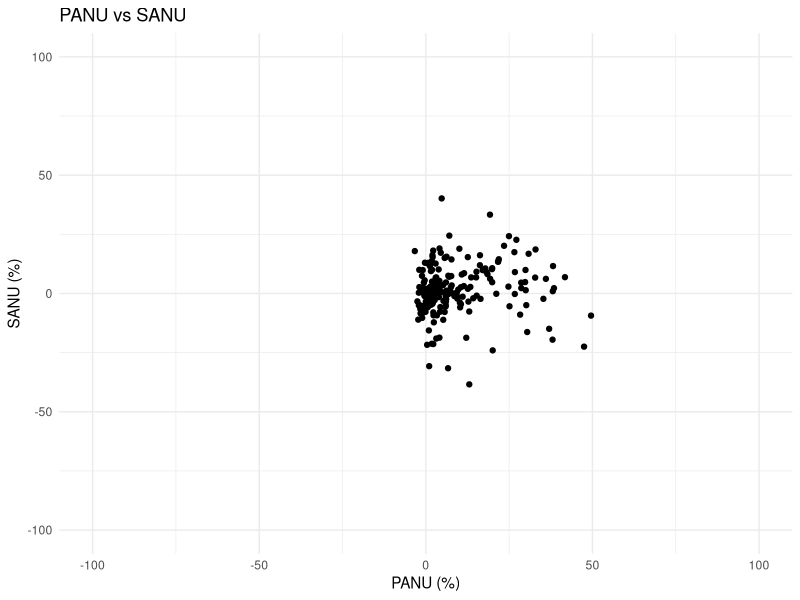
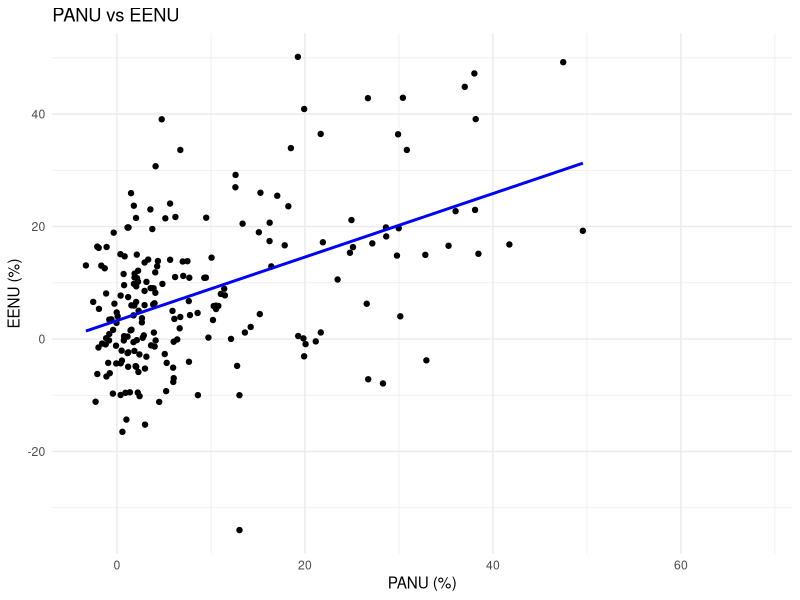
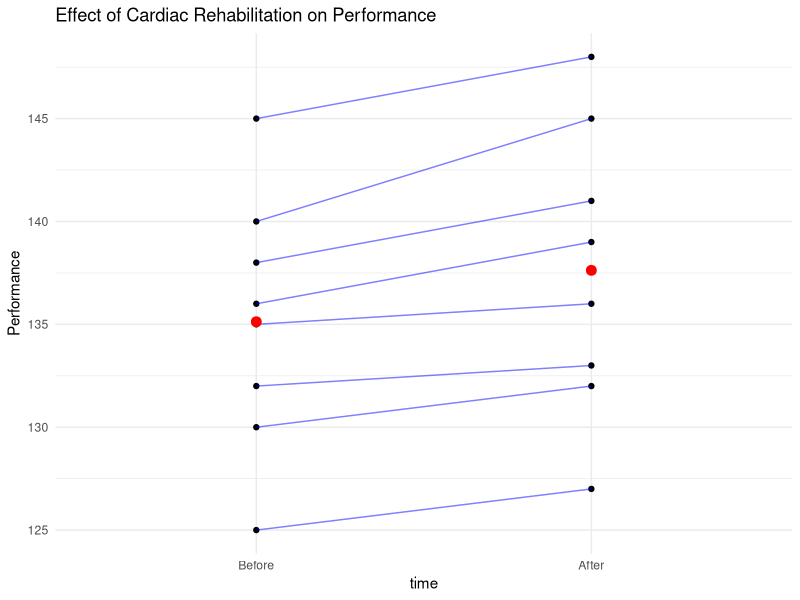
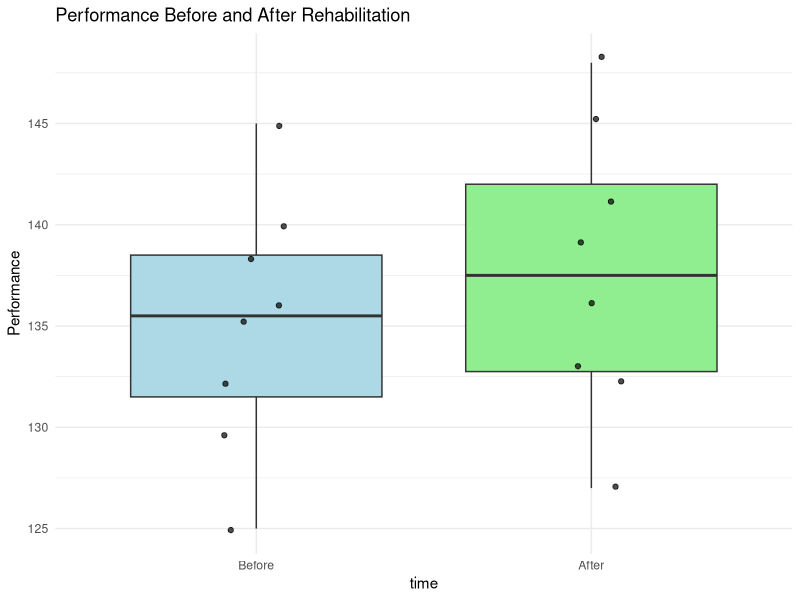
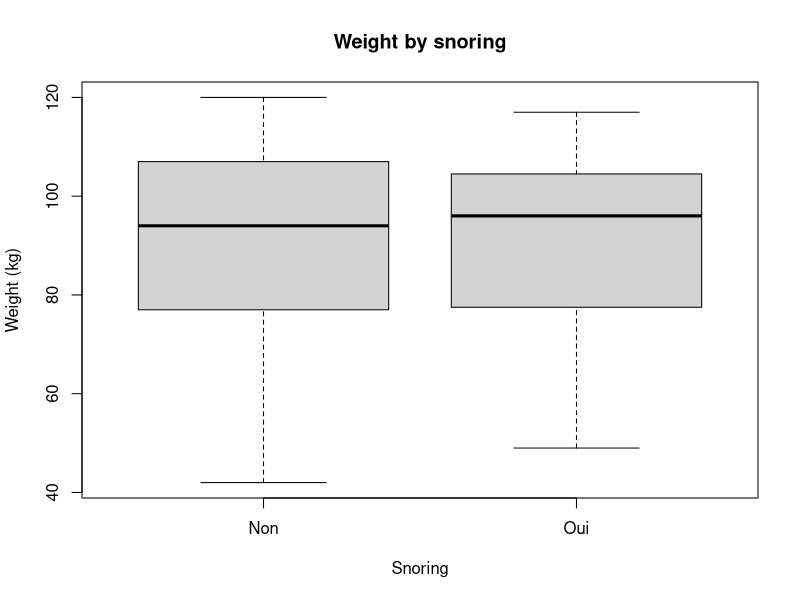
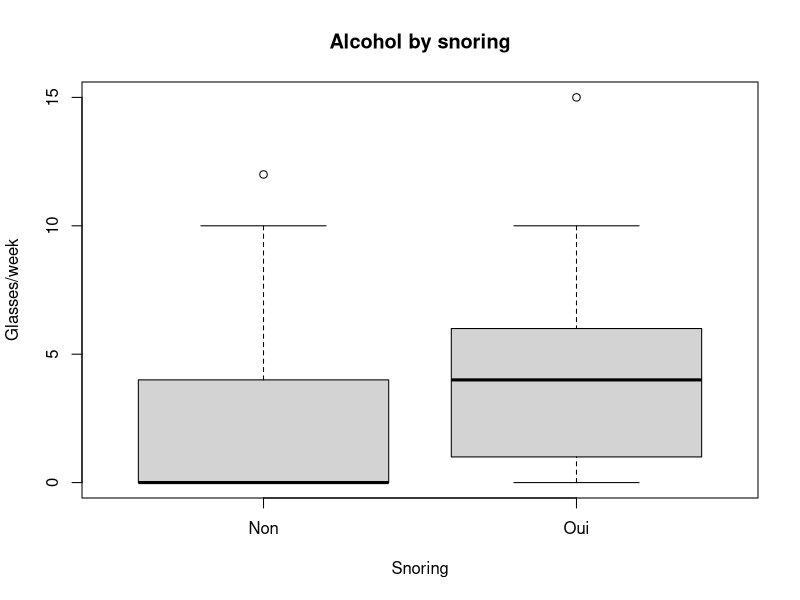
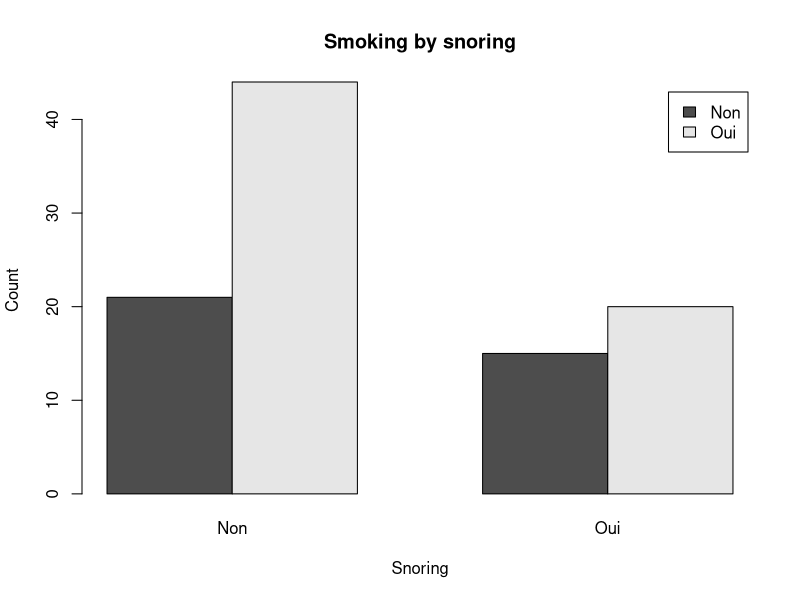
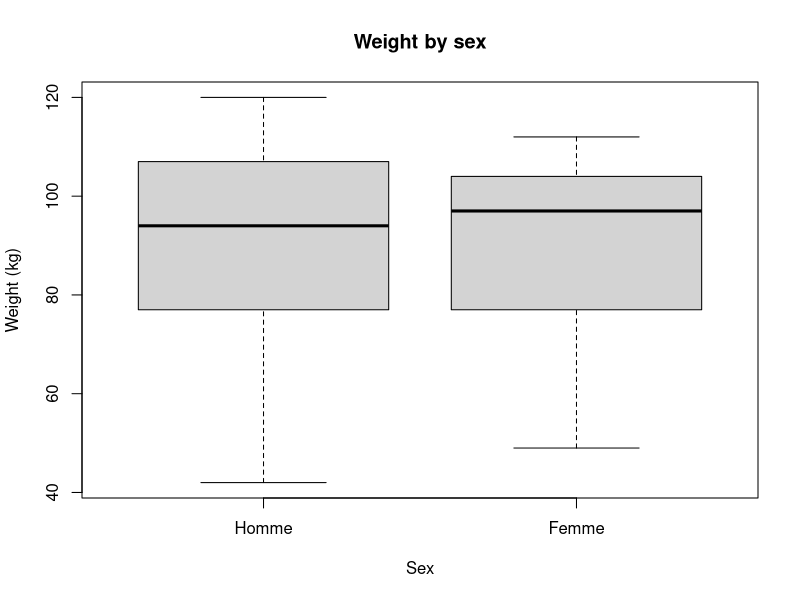

The R source for these figures, in order:
## ---- chunk 1
nonuse <- read.csv("data/test_data/NonUse.csv", sep=",", header=TRUE)
head(nonuse)
summary(nonuse)
## ---- chunk 2
cor.test(nonuse$PANU, nonuse$SANU, method="spearman")
## ---- chunk 3
cor.test(nonuse$PANU, nonuse$EENU, method="spearman")
## ---- chunk 4
library(ggplot2)
ggplot(nonuse, aes(x=PANU, y=SANU)) +
  geom_point() +
  xlim(-100, 100) +
  ylim(-100, 100) +
  labs(title="PANU vs SANU", x="PANU (%)", y="SANU (%)") +
  theme_minimal()
## ---- chunk 5
library(ggplot2)
ggplot(nonuse, aes(x=PANU, y=EENU)) +
  geom_point() +
  geom_smooth(method="lm", se=FALSE, color="blue") +
  #xlim(-100, 100) +
  #ylim(-100, 100) +
  labs(title="PANU vs EENU", x="PANU (%)", y="EENU (%)") +
  theme_minimal()
## ---- chunk 6
lm_sanu <- lm(SANU ~ PANU, data=nonuse)
summary(lm_sanu)
coef(lm_sanu)
slope <- coef(lm_sanu)[2]
intercept <- coef(lm_sanu)[1]
cat("Regression equation: SANU =", slope, "* PANU +", intercept, "\n")
## ---- chunk 7
nonuse <- read.csv("data/test_data/PrePost.csv", sep=",", header=TRUE)
head(nonuse)
summary(nonuse)
## ---- chunk 8
# Load libraries
library(dplyr)    # Data manipulation
library(tidyr)    # Pivoting
library(ggplot2)  # Plotting
library(readr)    # Read CSV

# Step 1: Load CSV
PrePost <- read.csv("data/test_data/PrePost.csv", sep = ",", header = TRUE)

# Step 2: Convert 'time' to factor (Before/After)
PrePost$time <- factor(PrePost$time, levels = c("Before", "After"))

# Step 3: Add participant ID
PrePost <- PrePost %>%
  group_by(time) %>%
  mutate(id = row_number()) %>%
  ungroup()

# Step 4: Pivot to wide format
PrePost_wide <- PrePost %>%
  pivot_wider(names_from = time, values_from = perf) %>%
  mutate(diff = After - Before)

# Quick check
head(PrePost_wide)
summary(PrePost)

# Step 5: Normality test on differences
shapiro_test <- shapiro.test(PrePost_wide$diff)
print(shapiro_test)

# Step 6: Paired t-test
t_result <- t.test(PrePost_wide$Before, PrePost_wide$After, paired = TRUE)
print(t_result)

# Step 7a: Paired line plot
ggplot(PrePost, aes(x = time, y = perf)) +
  geom_point() +
  geom_line(aes(group = id), color = "blue", alpha = 0.5) +
  stat_summary(fun = mean, geom = "point", color = "red", size = 3) +
  stat_summary(fun = mean, geom = "line", color = "red", size = 1.5) +
  theme_minimal() +
  labs(title = "Effect of Cardiac Rehabilitation on Performance",
       y = "Performance")

# Step 7b: Boxplot with jitter
ggplot(PrePost, aes(x = time, y = perf)) +
  geom_boxplot(fill = c("lightblue", "lightgreen")) +
  geom_jitter(width = 0.1, alpha = 0.7) +
  theme_minimal() +
  labs(title = "Performance Before and After Rehabilitation",
       y = "Performance")
## ---- chunk 9
nonuse <- read.csv("data/test_data/snore.txt", sep=",", header=TRUE)
head(nonuse)
summary(nonuse)
## ---- chunk 10
# Load libraries
library(dplyr)
library(ggplot2)
library(readr)
library(GGally)

# Step 1: Import data
snore <- read.table("data/test_data/snore.txt", header = TRUE)

# Step 2: Recode categorical variables
snore$sex   <- factor(snore$sex,   levels = c("H","F"), labels = c("Homme","Femme"))
snore$snore <- factor(snore$snore, levels = c("N","O"), labels = c("Non","Oui"))
snore$tabac <- factor(snore$tabac, levels = c("N","O"), labels = c("Non","Oui"))

# Step 3: Convert numeric columns
num_cols <- c("age", "weight", "height", "alcool")
for (col in num_cols) {
  snore[[col]] <- as.numeric(as.character(snore[[col]]))
}

# Step 4: Function to choose t-test or Wilcoxon
run_test_numeric <- function(var, group) {
  tbl <- table(group)
  if (any(tbl < 3)) {
    cat("Group size too small, using Wilcoxon test\n")
    res <- wilcox.test(var ~ group)
  } else {
    normal <- all(sapply(levels(group), function(g) {
      length(var[group==g])>=3 && shapiro.test(var[group==g])$p.value > 0.05
    }))
    if (normal) {
      equal_var <- var.test(var ~ group)$p.value > 0.05
      res <- t.test(var ~ group, var.equal = equal_var)
    } else {
      res <- wilcox.test(var ~ group)
    }
  }
  return(res)
}

# Step 5: Function for categorical test
run_test_categorical <- function(var, group) {
  tab <- table(var, group)
  if (any(chisq.test(tab)$expected < 5)) {
    res <- fisher.test(tab)
  } else {
    res <- chisq.test(tab)
  }
  return(res)
}

# Step 6: Helper to display + save base R plots
display_save_base <- function(plot_expr, filename, width=800, height=600) {
  # Display in notebook
  eval(plot_expr)
  
  # Save to PNG
  png(filename, width=width, height=height)
  eval(plot_expr)
  dev.off()
}

# --- Q1: Weight by snoring ---
cat("\nQ1: Weight by snoring\n")
res1 <- run_test_numeric(snore$weight, snore$snore)
print(res1)
display_save_base(
  quote(boxplot(weight ~ snore, data=snore,
                main="Weight by snoring",
                ylab="Weight (kg)",
                xlab="Snoring")),
  "Weight_by_snoring.png"
)

# --- Q2: Alcohol by snoring ---
cat("\nQ2: Alcohol by snoring\n")
res2 <- run_test_numeric(snore$alcool, snore$snore)
print(res2)
display_save_base(
  quote(boxplot(alcool ~ snore, data=snore,
                main="Alcohol by snoring",
                ylab="Glasses/week",
                xlab="Snoring")),
  "Alcohol_by_snoring.png"
)

# --- Q3: Smoking by snoring ---
cat("\nQ3: Smoking by snoring\n")
res3 <- run_test_categorical(snore$tabac, snore$snore)
print(res3)
display_save_base(
  quote(barplot(table(snore$tabac, snore$snore), beside=TRUE, legend=TRUE,
                main="Smoking by snoring", xlab="Snoring", ylab="Count")),
  "Smoking_by_snoring.png"
)

# --- Q4: Weight by sex ---
cat("\nQ4: Weight by sex\n")
res4 <- run_test_numeric(snore$weight, snore$sex)
print(res4)
display_save_base(
  quote(boxplot(weight ~ sex, data=snore,
                main="Weight by sex",
                ylab="Weight (kg)",
                xlab="Sex")),
  "Weight_by_sex.png"
)

# --- Q5: Smoking by sex ---
cat("\nQ5: Smoking by sex\n")
res5 <- run_test_categorical(snore$tabac, snore$sex)
print(res5)
display_save_base(
  quote(barplot(table(snore$tabac, snore$sex), beside=TRUE, legend=TRUE,
                main="Smoking by sex", xlab="Sex", ylab="Count")),
  "Smoking_by_sex.png"
)

# --- General correlations (numeric variables) ---
num_vars <- snore[, c("age","weight","height","alcool")]
cor_matrix <- cor(num_vars, use="complete.obs", method="spearman")
print(cor_matrix)

# Display + save correlation matrix using GGally
p_corr <- GGally::ggcorr(num_vars, label=TRUE, label_round=2)
print(p_corr)  # Display in notebook
ggsave("Correlation_matrix.png", plot=p_corr, width=8, height=6, dpi=150)
